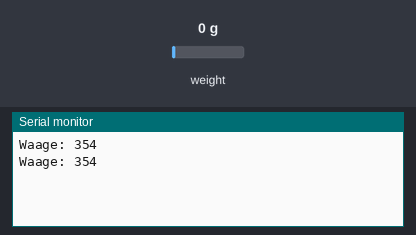
The sketch below on a simulated Arduino Uno, built with avr-gcc and run on an emulated ATmega328P. Parts: the last lines printed to the serial monitor. Inputs (shaded band) come from the test bench; at power-on: weight on the scale 0 g.

Above: at 2.0 s.
2.1 s: weight on the scale set to 100 g
At 3.2 s:
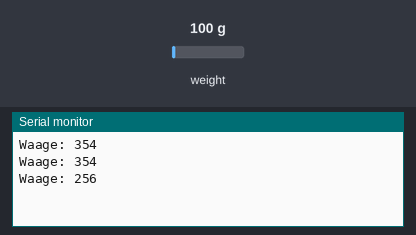
3.6 s: weight on the scale set to 1250 g
At 5.4 s:
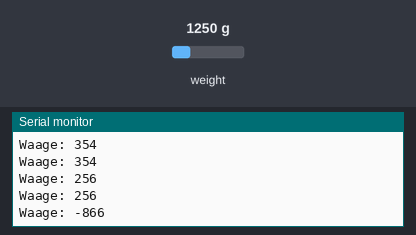
Timing chart, 0 to 6.9 s (numbered marks = the images above; inputs shaded):
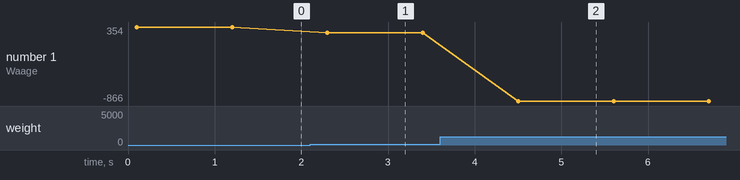

The sketch:

arduino-sensoren-2-kap5-waegezelle.ino
```cpp
// Wägezelle mit HX711 Messverstärker
// Datei: arduino-sensoren-2-kap5-waegezelle.ino

#include "HX711.h"

// HX711 Anschlusspins
const int waagePin_DOUT = 2;
const int wagePin_SCK = 3;

HX711 waage;

void setup()
{
  Serial.begin(57600);
  waage.begin(waagePin_DOUT, wagePin_SCK);
}

void loop() {

  if (waage.is_ready()) {
    // Kalibierung
    long waagewert = ((waage.read()*(-0.01))+1525)/4.3;
    // Ohne Kalibrierung
    //long waagewert = waage.read();
    Serial.print("Waage: ");
    Serial.println(waagewert);

  } else {
    Serial.println("HX711 nicht gefunden");
  }

  delay(1000);
}
```

Measured:
- after the input at 2.1 s, the serial monitor: prints a new line after 0.20 s (image 1)
- after the input at 3.6 s, the serial monitor: prints a new line after 0.90 s (image 2)
- plotted number 1: 354 → 256 after the input at 2.1 s, 256 → -866 after the input at 3.6 s
